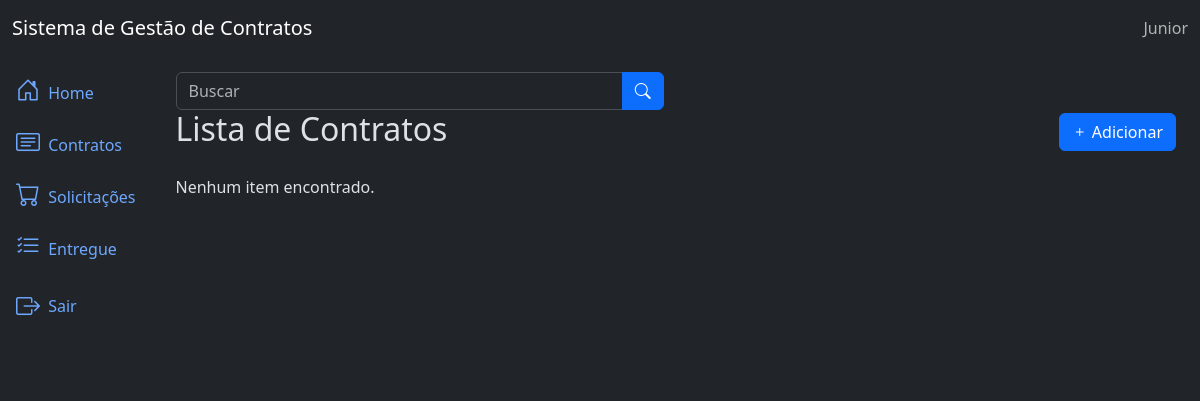
Before: /contracts/list/ (signed in) with the older database file.
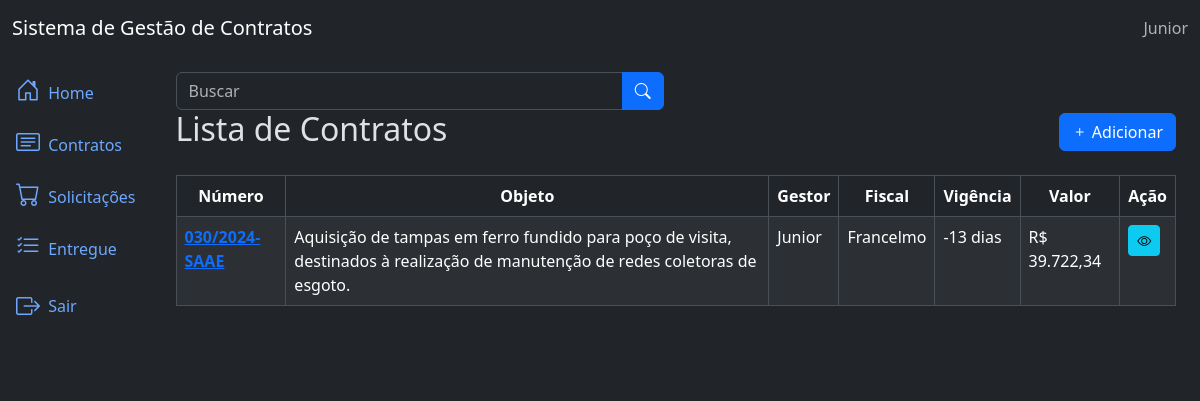
After: the same page with the newer database file.
### app/accounts/models.py (models this page shows)
class CustomUser(AbstractUser):
    cpf = models.CharField('CPF', max_length=14, unique=True, blank=True, null=True)
    registration = models.CharField('Matrícula', max_length=20,  blank=True, null=True)
    phone = models.CharField('Contato', max_length=20, blank=True, null=True)
    def __str__(self):
        return self.username

### app/contracts/models.py (models this page shows, shortened)
class Contract(TimeStampedModel):
    bidding = models.ForeignKey(Bidding, on_delete=models.SET_NULL, null=True, blank=True, related_name='biddings', verbose_name='Licitação')
    supplier = models.ForeignKey(Supplier, on_delete=models.CASCADE, null=True, blank=True, related_name='suppliers', verbose_name='Fornecedor')
    manager = models.ForeignKey(settings.AUTH_USER_MODEL, on_delete=models.CASCADE, null=True, blank=True, related_name='managers', verbose_name='Gestor')
    inspector = models.ForeignKey(settings.AUTH_USER_MODEL, on_delete=models.CASCADE, null=True, blank=True, related_name='inspectors', verbose_name='Fiscal')
    number = models.CharField('Número', max_length=20)
    target = models.TextField('Objeto')
    assignature_data = models.DateField('Data da assinatura')
    start_date = models.DateField('Data inicial')
    end_date = models.DateField('Data final')
    value = models.DecimalField('Valor total', max_digits=15, decimal_places=2 , default=0)
    class Meta:
        ordering = ('number',)
        verbose_name_plural = 'Contratos'
    @property
    def formatted_value(self):
        return f"R$ {self.value:,.2f}".replace(",", "X").replace(".", ",").replace("X", ".")
    @property
    def expire(self):
        today = date.today()
        days_remainning = (self.end_date - today).days
        return days_remainning

### app/contracts/views.py (the view)
# urls.py: path('list/', v.ContractListView.as_view(), name='contract_list' ),
class ContractListView(LoginRequiredMixin, ListView):
    model= Contract
    template_name = 'contract_list.html'
    context_object_name = 'contracts'
    def get_queryset(self):
        queryset = super().get_queryset()
        search = self.request.GET.get('search')
        if search:
            queryset = queryset.filter(name__icontains=search)
        return queryset

### app/contracts/templates/contract_list.html (shortened to what this page needs)
{% extends 'base.html' %}
{% block content %}
<div class="row mb-3">
  <div class="col-md-6">
    <form method="GET" action="{% url 'contracts:contract_list' %}" class="form-inline">
      <div class="input-group">
        <input type="text" class="form-control" id="search" name="search" placeholder="Buscar" value="{{ request.GET.search }}">
        <button type="submit" class="btn btn-primary">
          <i class="bi bi-search"></i>
        </button>
      </div>
    </form>
  </div>
  <h2>Lista de Contratos
    <span class="float-end">
      <a href="{% url 'contracts:contract_create' %}">
        <button type="button" class="btn btn-primary">
          <span class="bi bi-plus"></span> Adicionar
        </button>
      </a>
    </span>
  </h2>
</div>
{% if contracts %}
  <div class="table-responsive">
    <table class="table table-striped table-bordered">
      <thead class="thead-dark">
        <tr>
          <th class="text-center">Número</th>
          <th class="text-center">Objeto</th>
          <th class="text-center">Gestor</th>
          <th class="text-center">Fiscal</th>
          <th class="text-center">Vigência</th>
          <th class="text-center">Valor</th>
          <th class="text-center">Ação</th>
        </tr>
      </thead>
      <tbody>
        {% for contract in contracts %}
        <tr>
          <td>
            <a href="{% url 'contracts:contract_detail' contract.id %}" class="text-primary fw-semibold">
              {{ contract.number }}
            </a>
          </td>
          <td>{{ contract.target }}</td>
          <td>{{ contract.manager}}</td>
          <td>{{ contract.inspector }}</td>
          <td>{{ contract.expire }} dias</td>
          <td>{{ contract.formatted_value }}</td>
          <td>
            <a href="{% url 'contracts:contract_detail' contract.id %}" class="btn btn-info btn-sm">
              <i class="bi bi-eye"></i>
            </a>
          </td>
        </tr>
        {% endfor %}
      </tbody>
    </table>
  </div>
{% else %}
  <p class="no-results">Nenhum item encontrado.</p>
{% endif %}
{% endblock %}

### app/base/templates/base.html (shortened to what this page needs)
{% load static %}
<!DOCTYPE html>
<html lang="pt-br" data-bs-theme="dark">
    <head>
        <link href="https://cdn.jsdelivr.net/npm/bootstrap@5.3.4/dist/css/bootstrap.min.css" rel="stylesheet">
        <link rel="stylesheet" href="https://cdn.jsdelivr.net/npm/bootstrap-icons@1.11.3/font/bootstrap-icons.min.css">
        <link href="https://cdn.jsdelivr.net/npm/select2@4.1.0-rc.0/dist/css/select2.min.css" rel="stylesheet" />
    </head>
    <body>
      {% include "components/_header.html" %}
      <div class="container-fluid">
        {% include "components/_sidebar.html" %}
        <div class="col py-3">
          <div class="container mat-4">
            <main>
              {% block content %}{% endblock content %}
            </main>
          </div>
        </div>
      </div>
    </body>
</html>

### app/base/templates/components/_header.html
<nav class="navbar navbar-expand-lg navbar-light bg-dark">
  {% if user.is_authenticated %}
  <div class="container-fluid">
    <a class="navbar-brand text-white" href="/admin/">Sistema de Gestão de Contratos </a>
    <span class="navbar-text">{{request.user}}</span>
  </div>
  {% else %}
    <span class="navbar-text"></span>
  {% endif %}
</nav>

### app/base/templates/components/_sidebar.html (shortened to what this page needs)
{% if user.is_authenticated %}
  <div class="row flex-nowrap">
  <div class="col-auto col-md-0 col-xl-0 px-0 bg-dark">
    <div class="d-flex flex-column align-items-center align-items-sm-start px-3 pt-2 text-white">
      <div class="collapse d-sm-block" id="menuCollapse">
        <ul class="nav flex-column align-items-start" id="menu">
          <li>
            <a href="{% url 'base:home' %}" class="nav-link px-0 align-middle">
              <i class="bi bi-house-door fs-4"></i>
              <span class="ms-1">Home</span>
            </a>
          </li>
            <li>
              <a href="{% url 'contracts:contract_list' %}" class="nav-link px-0 align-middle">
                <i class="bi bi-card-text fs-4"></i>
                <span class="ms-1">Contratos</span>
              </a>
            </li>
            <li>
              <a href="{% url 'requisitions:requisition_list' %}" class="nav-link px-0 align-middle">
                <i class="bi bi-cart fs-4"></i>
                <span class="ms-1">Solicitações</span>
              </a>
            </li>
            <li>
              <a href="{% url 'dispatches:pending_list' %}" class="nav-link px-0 align-middle">
                <i class="bi bi-list-check fs-4"></i>
                <span class="ms-1">Entregue</span>
              </a>
            </li>
          <li class="nav-item">
            {% if user.is_authenticated %}
            <form action="{% url 'logout' %}" method="post" id="logout-form" class="nav-link px-0 align-middle">
              <button type="submit" class="btn btn-link text-decoration-none text-reset nav-link px-0 align-middle">
                <i class="bi bi-box-arrow-right fs-4 align-middle"></i>
                <span class="ms-1 align-middle">Sair</span>
              </button>
            </form>
            {% endif %}
          </li>
        </ul>
      </div>
    </div>
  </div>
{% endif %}

Changed rows visible on the page:
added Contract: number "030/2024-SAAE", target "Aquisição de tampas em ferro fundido para poço de visita, destinados à realização de manutenção de redes coletoras de esgoto.", manager "Junior", inspector "Francelmo", expire "-13", formatted_value "R$ 39.722,34"
Other visible differences:
text no longer shown: "Nenhum item encontrado."
text now shown: "Número Objeto Gestor Fiscal Vigência Valor Ação"
